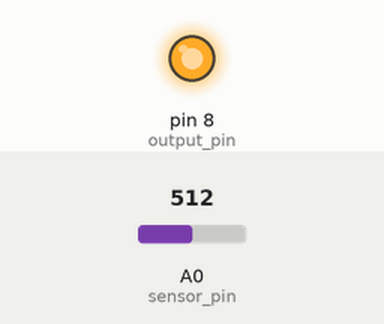
Simulated run of this sketch. Board: Arduino Uno, built with avr-gcc and run on an emulated ATmega328P. Parts: output pins drawn as LEDs (lit = HIGH). Inputs (shaded band) come from the test bench; at power-on: A0 (sensor_pin) = 512.

Above: at 7.8 s.
7.9 s: A0 (sensor_pin) set to 240
At 10.2 s:
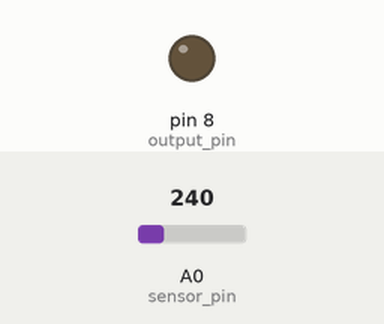
15.7 s: A0 (sensor_pin) set to 260
At 16.5 s:
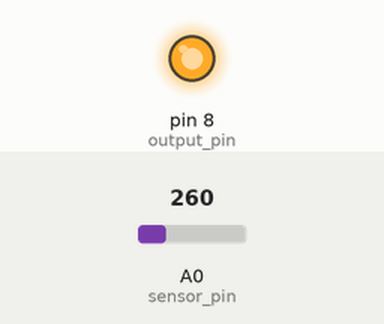
26.2 s: A0 (sensor_pin) set to 122
At 27.0 s:
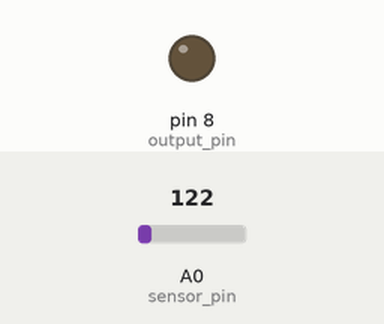
34.0 s: A0 (sensor_pin) set to 306
At 35.2 s:
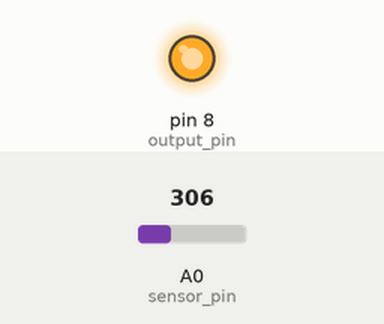
Timing chart, 0 to 44.5 s (numbered marks = the images above; inputs shaded):
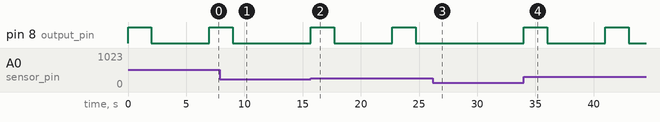

The sketch:

FC_28_MOISTURE.ino
```cpp
int sensor_pin = A0;
int output_pin = 8;
int output_val;
void setup() {
  pinMode(output_pin,OUTPUT);

}

void loop() {
 output_val = analogRead(sensor_pin);
 if(output_val>=250)   //for a value of 250 above the buzzer beeped and anyvalue below 250 buzzer didnt beep
 {
   digitalWrite(output_pin,HIGH);
   delay(2000);
   digitalWrite(output_pin,LOW);
   delay(5000);
 }

}
```

Measured:
- the behaviour switches between 249 and 250 on A0 (sensor_pin) (found by bisection; images 1 and 2)
- after the input at 7.9 s, pin 8 (output_pin): goes on until 9.0 s, then stays LOW
- after the input at 15.7 s, pin 8 (output_pin): alternates HIGH for 2.0 s and LOW for 5.0 s, starting at once
- after the input at 26.2 s, pin 8 (output_pin): stays LOW (without the input it goes to HIGH after 3.5 s)
- after the input at 34.0 s, pin 8 (output_pin): alternates HIGH for 2.0 s and LOW for 5.0 s, starting at once
